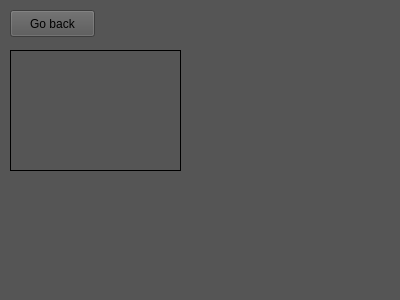
<?xml version="1.0" encoding="UTF-8"?>
<ui version="4.0">
 <class>PhotoViewerClass</class>
 <widget class="QWidget" name="PhotoViewerClass">
  <property name="geometry">
   <rect>
    <x>0</x>
    <y>0</y>
    <width>400</width>
    <height>300</height>
   </rect>
  </property>
  <property name="windowTitle">
   <string>PhotoViewer</string>
  </property>
  <property name="styleSheet">
   <string notr="true">QWidget{
background:#555555;
}</string>
  </property>
  <widget class="QLabel" name="photo">
   <property name="geometry">
    <rect>
     <x>10</x>
     <y>50</y>
     <width>171</width>
     <height>121</height>
    </rect>
   </property>
   <property name="styleSheet">
    <string notr="true">QLabel {
border:1px solid #000000;
}</string>
   </property>
   <property name="text">
    <string/>
   </property>
  </widget>
  <widget class="QPushButton" name="goBack">
   <property name="geometry">
    <rect>
     <x>10</x>
     <y>10</y>
     <width>85</width>
     <height>27</height>
    </rect>
   </property>
   <property name="text">
    <string>Go back</string>
   </property>
  </widget>
 </widget>
 <layoutdefault spacing="6" margin="11"/>
 <resources/>
 <connections/>
</ui>
